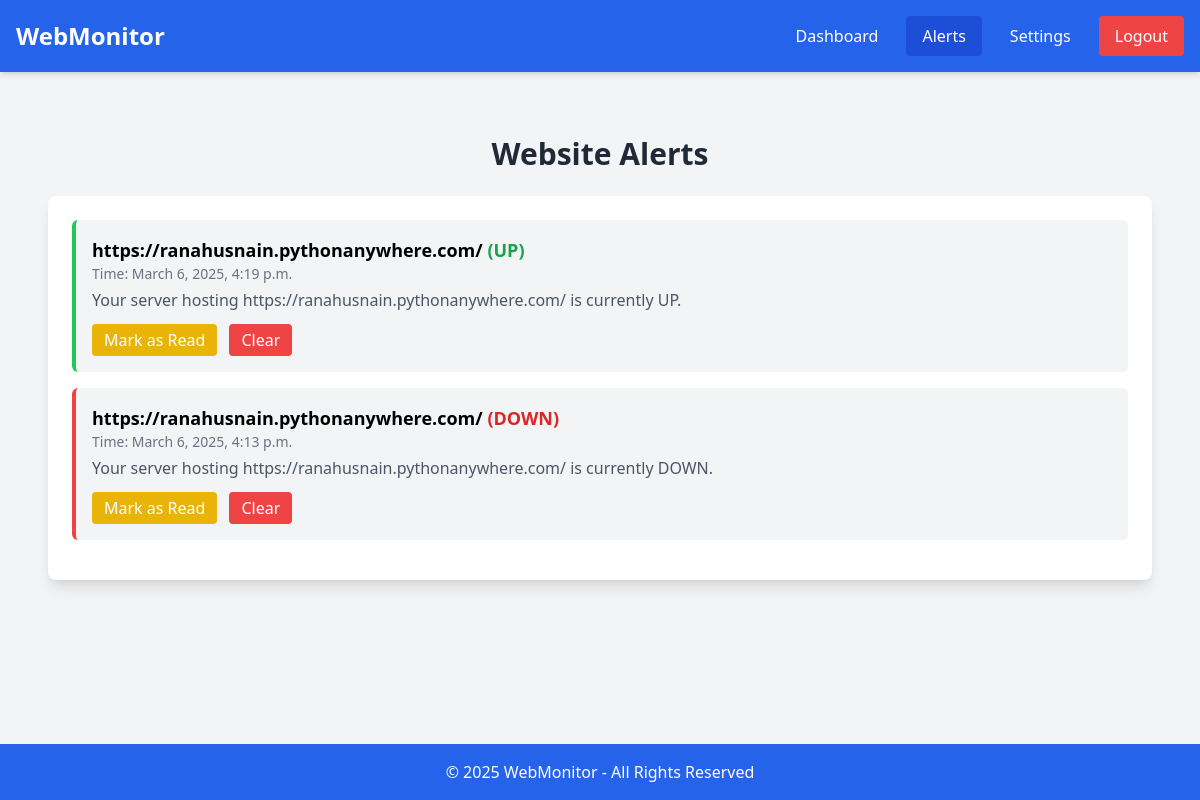
The page /alert/alert_status/1/ on the database as committed earlier.
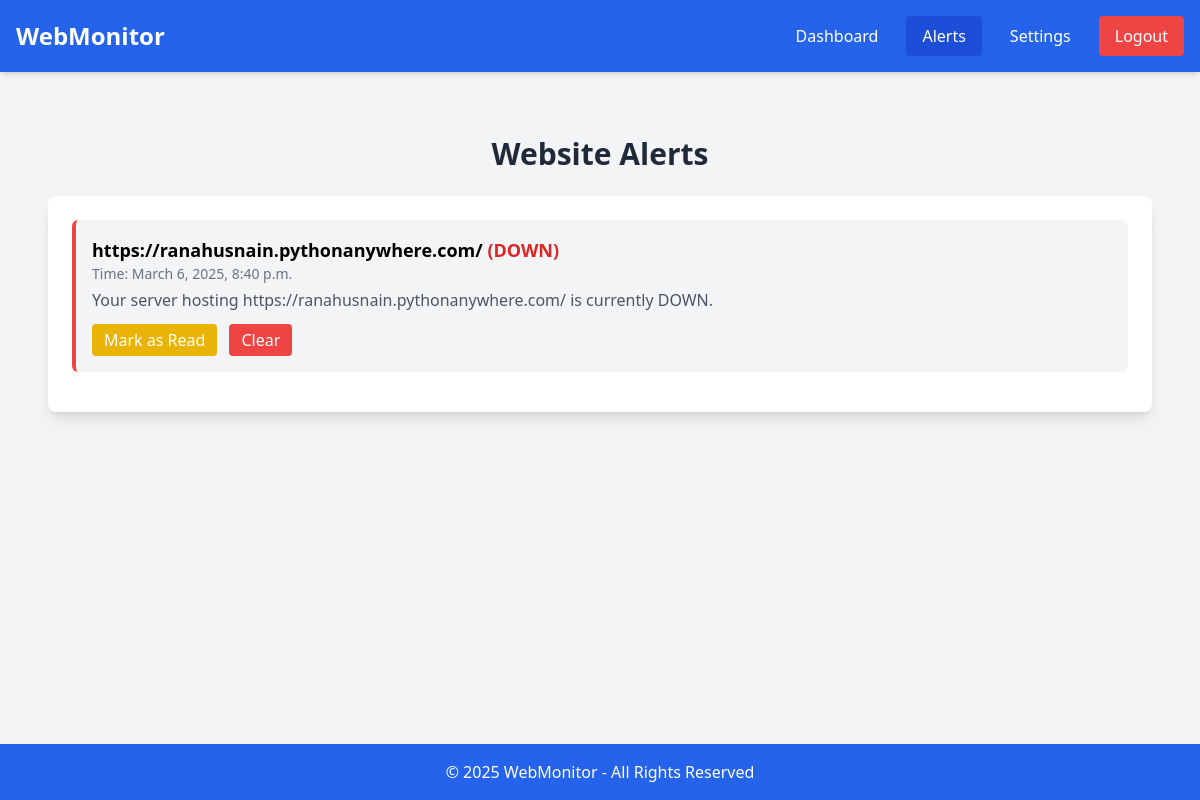
The same page on the database as committed later.
### alert/models.py (models this page shows, shortened)
class Alert(models.Model):
    STATUS_CHOICES = [
        ("UNKNOWN", "Unknown"),
        ("UP", "Up"),
        ("DOWN", "Down"),
    ]
    user = models.ForeignKey(User, on_delete=models.CASCADE)
    url = models.URLField(null=True)
    status = models.CharField(max_length=10, choices=STATUS_CHOICES, default="UNKNOWN")
    timeStamp = models.DateTimeField(auto_now_add=True, blank=True)
    message=models.CharField(max_length=100,null=True)
    is_read=models.BooleanField(default=False)

### alert/views.py (the view)
# urls.py: path("alert_status/<int:user_id>/", alertView,name="alert_status"),
def alertView(request,user_id):
    user=User.objects.get(id=user_id)
    alerts = Alert.objects.filter(user=user).order_by('-timeStamp')
    return render(request, 'alert.html', {'alerts': alerts,'userId':user_id})

### alert/templates/alert.html (shortened to what this page needs)
<!DOCTYPE html>
<html lang="en">
<head>
    <script src="https://cdn.tailwindcss.com"></script>
</head>
<body class="bg-gray-100 flex flex-col min-h-screen">
    <nav class="bg-blue-600 p-4 text-white flex flex-col md:flex-row justify-between items-center shadow-md">
        <span class="text-2xl font-bold mb-4 md:mb-0">WebMonitor</span>
        <div class="flex flex-wrap justify-center gap-3">
            <a href="{% url 'dashboard' userId %}" class="px-4 py-2 rounded hover:bg-blue-500 transition">Dashboard</a>
            <a href="#" class="px-4 py-2 rounded bg-blue-700">Alerts</a>
            <a href="#" class="px-4 py-2 rounded hover:bg-blue-500 transition">Settings</a>
            <a href="#" class="bg-red-500 px-4 py-2 rounded hover:bg-red-600 transition">Logout</a>
        </div>
    </nav>
    <div class="max-w-6xl mx-auto mt-10 p-6 flex-grow w-full">
        <h2 class="text-3xl font-bold text-center text-gray-800 mb-6">Website Alerts</h2>
        <div class="bg-white shadow-lg rounded-lg p-6">
            {% if alerts %}
            <ul id="alerts-list">
                {% for alert in alerts %}
                <li class="border-l-4 {% if alert.status == 'DOWN' %}border-red-500{% else %}border-green-500{% endif %} p-4 mb-4 bg-gray-100 rounded-md alert {% if not alert.is_read %}unread{% else %}read{% endif %}">
                    <p class="font-semibold text-lg">{{ alert.url }}
                        <span class="text-{% if alert.status == 'DOWN' %}red-600{% else %}green-600{% endif %}">
                            ({{ alert.status }})
                        </span>
                    </p>
                    <p class="text-gray-500 text-sm">Time: {{ alert.timeStamp }}</p>
                    <p class="text-gray-600 mt-1">{{ alert.message }}</p>
                    <div class="mt-3 flex gap-3">
                        {% if not alert.is_read %}
                            <button onclick="markAsRead(this, {{ alert.id }})" class="px-3 py-1 bg-yellow-500 text-white rounded hover:bg-yellow-700">Mark as Read</button>
                        {% endif  %}
                        <button onclick="clearAlert(this, {{ alert.id }})" class="px-3 py-1 bg-red-500 text-white rounded hover:bg-red-700">Clear</button>
                    </div>
                </li>
                {% endfor %}
            </ul>
            {% else %}
            <p class="text-center text-gray-500">No alerts available.</p>
            {% endif %}
        </div>
    </div>
    <footer class="bg-blue-600 text-white text-center p-4 shadow-md mt-auto">
        &copy; 2025 WebMonitor - All Rights Reserved
    </footer>
</body>
</html>

Rows that differ between the two databases and show on the page:
removed Alert: url "https://ranahusnain.pythonanywhere.com/", status "UP", timeStamp "March 6, 2025, 4:19 p.m.", message "Your server hosting https://ranahusnain.pythonanywhere.com/ is currently UP."
removed Alert: url "https://ranahusnain.pythonanywhere.com/", status "DOWN", timeStamp "March 6, 2025, 4:13 p.m.", message "Your server hosting https://ranahusnain.pythonanywhere.com/ is currently DOWN."
added Alert: url "https://ranahusnain.pythonanywhere.com/", status "DOWN", timeStamp "March 6, 2025, 8:40 p.m.", message "Your server hosting https://ranahusnain.pythonanywhere.com/ is currently DOWN."
